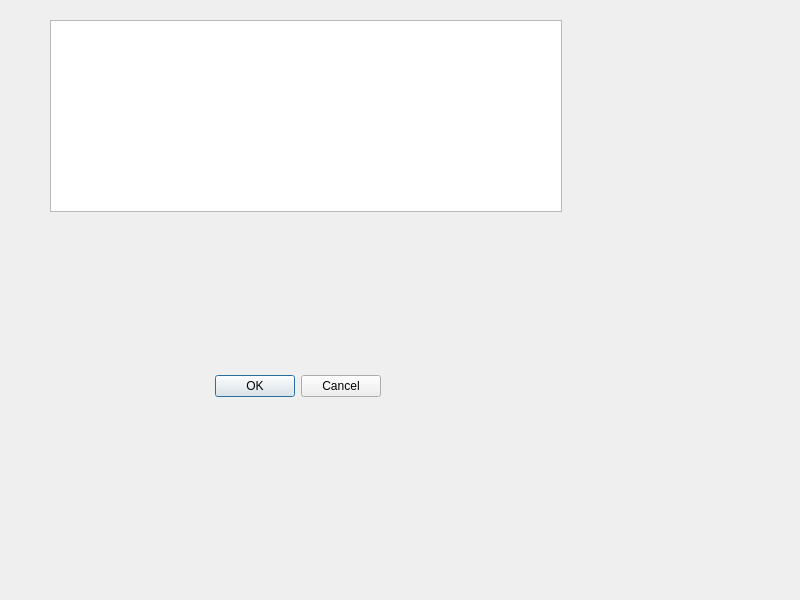
<?xml version="1.0" encoding="UTF-8"?>
<ui version="4.0">
 <class>Dialog</class>
 <widget class="QDialog" name="Dialog">
  <property name="geometry">
   <rect>
    <x>0</x>
    <y>0</y>
    <width>800</width>
    <height>600</height>
   </rect>
  </property>
  <property name="windowTitle">
   <string>Dialog</string>
  </property>
  <widget class="QDialogButtonBox" name="buttonBox">
   <property name="geometry">
    <rect>
     <x>40</x>
     <y>370</y>
     <width>341</width>
     <height>32</height>
    </rect>
   </property>
   <property name="orientation">
    <enum>Qt::Horizontal</enum>
   </property>
   <property name="standardButtons">
    <set>QDialogButtonBox::Cancel|QDialogButtonBox::Ok</set>
   </property>
  </widget>
  <widget class="QTableWidget" name="tableWidget">
   <property name="geometry">
    <rect>
     <x>50</x>
     <y>20</y>
     <width>512</width>
     <height>192</height>
    </rect>
   </property>
   <attribute name="horizontalHeaderVisible">
    <bool>false</bool>
   </attribute>
   <attribute name="verticalHeaderVisible">
    <bool>false</bool>
   </attribute>
  </widget>
 </widget>
 <resources/>
 <connections>
  <connection>
   <sender>buttonBox</sender>
   <signal>accepted()</signal>
   <receiver>Dialog</receiver>
   <slot>accept()</slot>
   <hints>
    <hint type="sourcelabel">
     <x>248</x>
     <y>254</y>
    </hint>
    <hint type="destinationlabel">
     <x>157</x>
     <y>274</y>
    </hint>
   </hints>
  </connection>
  <connection>
   <sender>buttonBox</sender>
   <signal>rejected()</signal>
   <receiver>Dialog</receiver>
   <slot>reject()</slot>
   <hints>
    <hint type="sourcelabel">
     <x>316</x>
     <y>260</y>
    </hint>
    <hint type="destinationlabel">
     <x>286</x>
     <y>274</y>
    </hint>
   </hints>
  </connection>
 </connections>
</ui>
